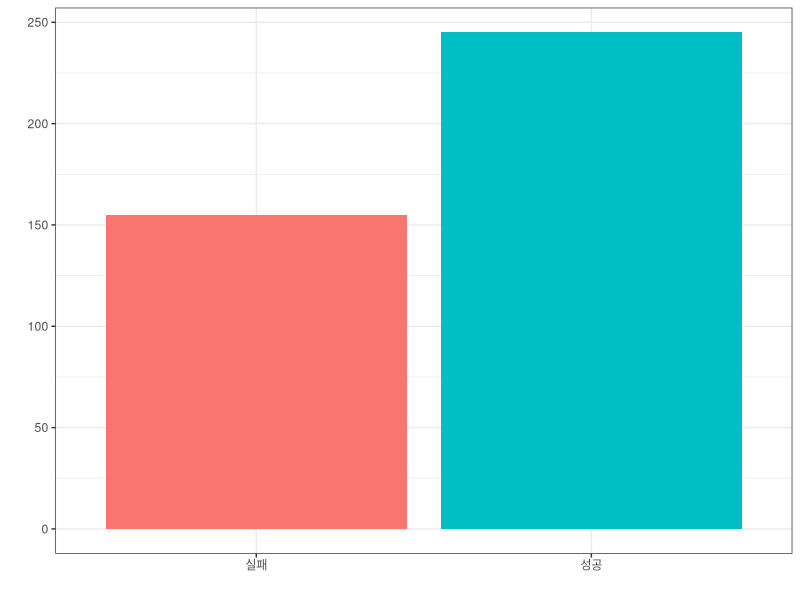
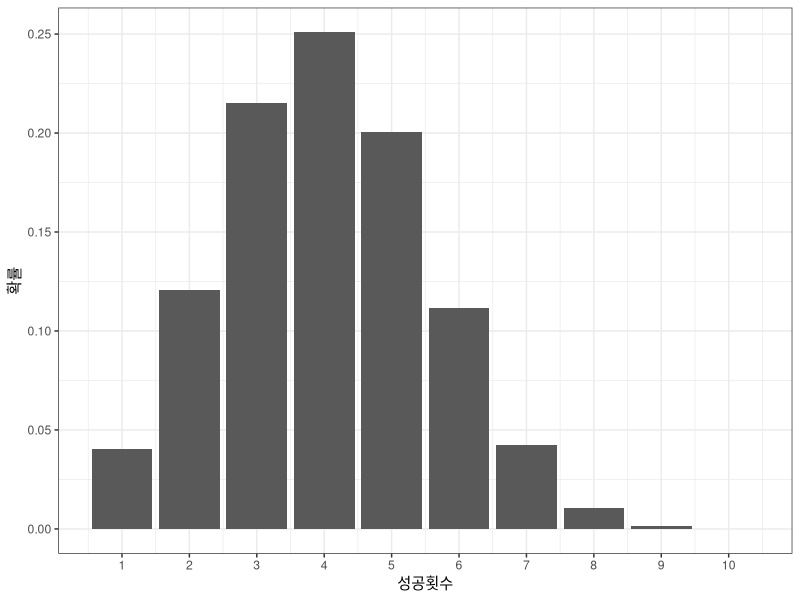
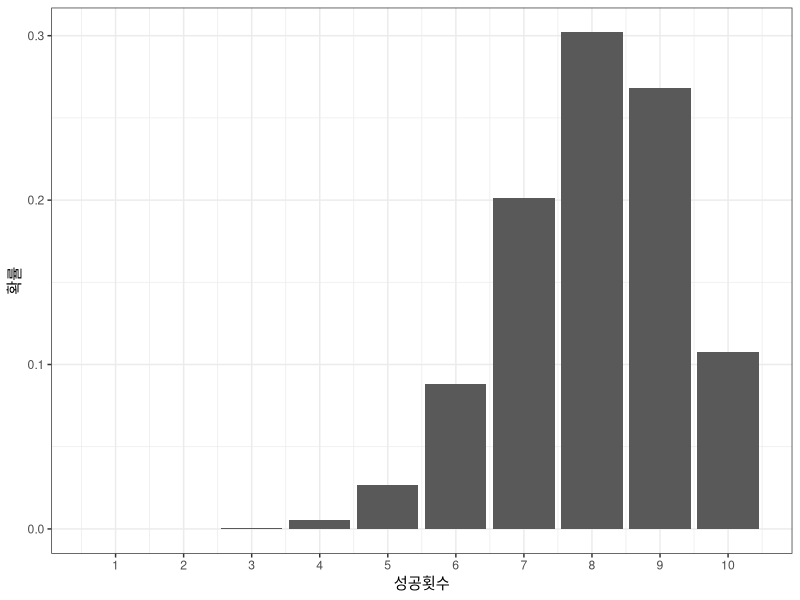
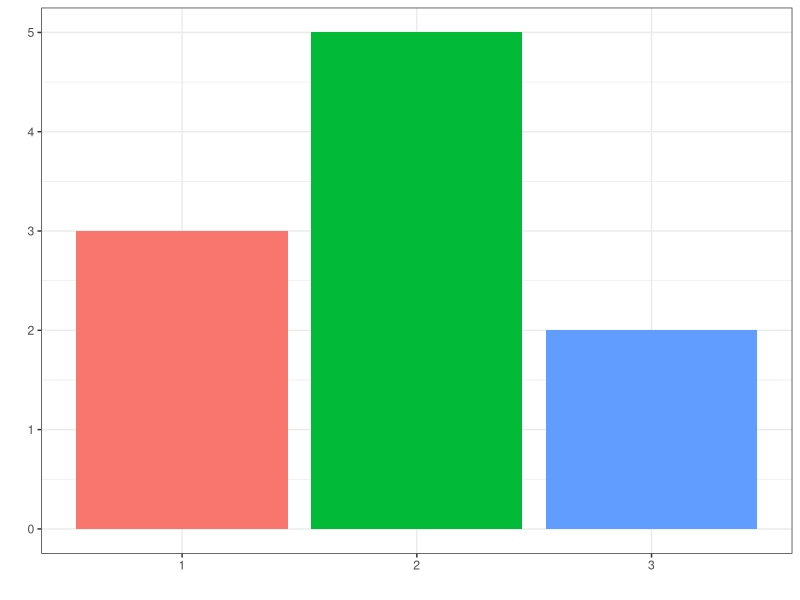
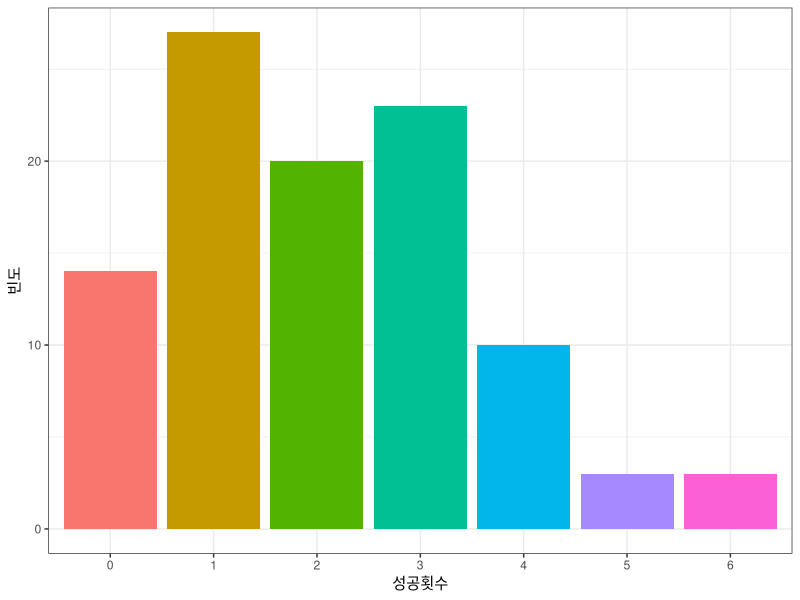

Write R code to recreate these figures, in order.
library(ggplot2)

# 난수 생성
# 확률 변수 생성
RB = rbinom(n = 400, size = 1, prob = 0.6)
RB
ggplot(NULL)+
  geom_bar(aes(x = as.factor(RB), fill = as.factor(RB))) + 
  theme_bw() +
  xlab("") + ylab("") +
  scale_x_discrete(labels = c("실패","성공")) +
  theme(legend.position = 'none')  

# 이항분포에 관하여

# 난수 생성
# 사건의 발생확률 생성
X = c()
P = c()

for(k in 1:10){
  
  RDB = dbinom(x = k, size = 10,prob = 0.4)
  
  X = c(X,k)
  P = c(P,RDB)
  
}

ggplot(NULL) +
  geom_bar(aes(x = X, y = P),stat = 'identity') +
  theme_bw() +
  scale_x_continuous(breaks = seq(1,10)) +
  xlab("성공횟수") + ylab("확률")

X = c()
P = c()


for(k in 1:10){
  
  RDB = dbinom(x = k, size = 10,prob = 0.8)
  
  X = c(X,k)
  P = c(P,RDB)
  
}

# 이항분포
ggplot(NULL) +
  geom_bar(aes(x = X, y = P),stat = 'identity') +
  theme_bw() +
  scale_x_continuous(breaks = seq(1,10)) +
  xlab("성공횟수") + ylab("확률")


# 다항분포
rmultinom(n = 1,size = 100,prob = c(0.2,0.5,0.3))
t(rmultinom(n = 1,size = 10,prob = c(0.2,0.5,0.3)))
RM = as.data.frame(t(rmultinom(n = 1,size = 10,prob = c(0.2,0.5,0.3))))
RM = colSums(RM)
ggplot(NULL) +
  geom_bar(aes(x = names(RM), y= RM,fill = names(RM)),stat = 'identity') +
  theme_bw() +
  theme(legend.position = 'none') +
  scale_x_discrete(labels = c("1","2","3")) +
  xlab("") + ylab("")


# 포아송 분포
RP = rpois(n = 100 ,lambda = 2)

ggplot(NULL) +
  geom_bar(aes(x = as.factor(RP),fill = as.factor(RP))) +
  theme_bw() +
  xlab("성공횟수") + ylab("빈도") +
  theme(legend.position = 'none')
# 포아송 분포에서 평균이 20일 때 x가 15이하일 확률
ppois(q = 15, lambda = 20, lower.tail = T)
